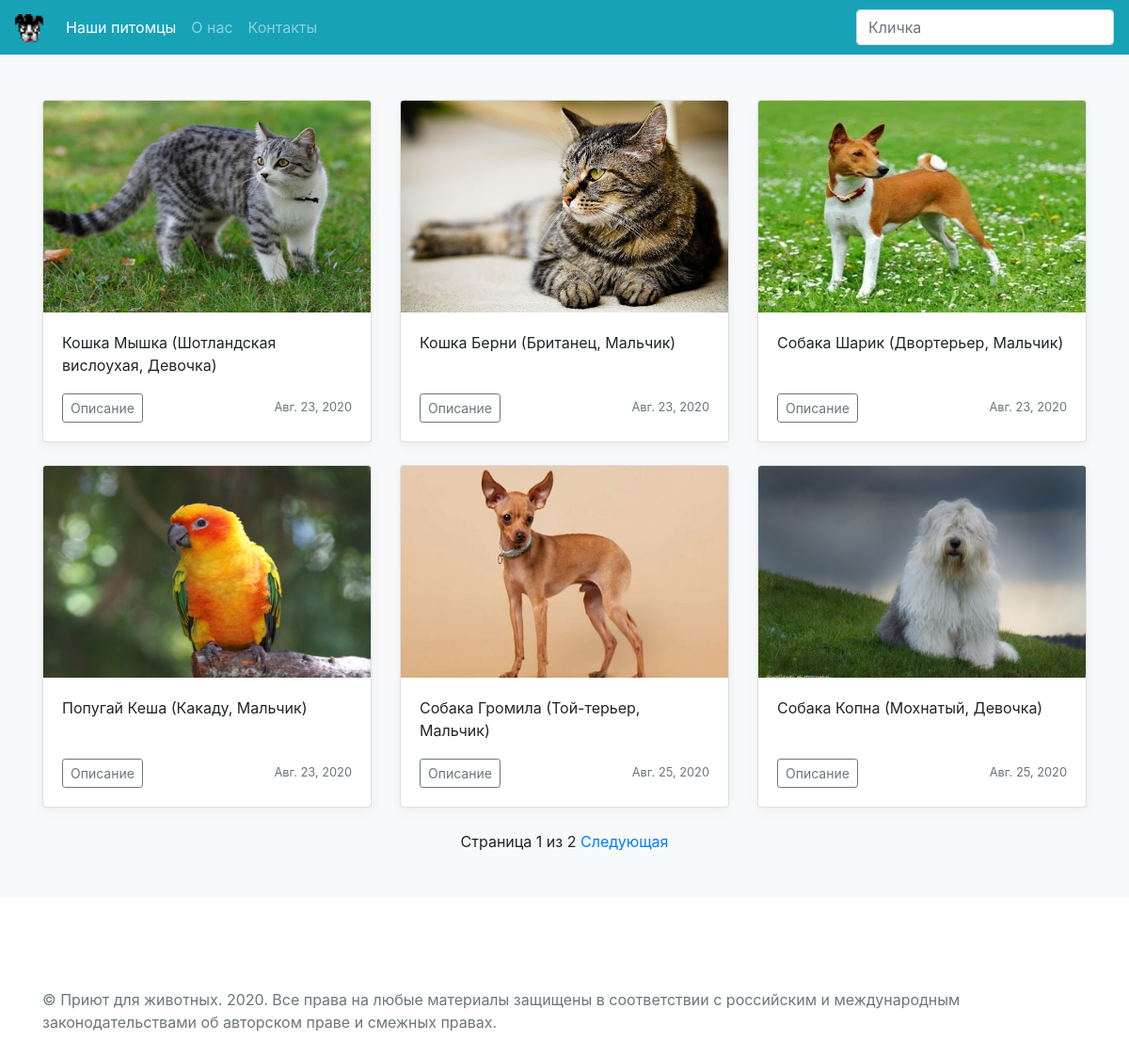
The page / on the database its author committed.
### pets/models.py (models this page shows)
class Animal(models.Model):
    name = models.CharField(max_length=100, verbose_name="Кличка")
    breed = models.ForeignKey('Breed', on_delete=models.CASCADE, verbose_name="Порода")
    FAMILY_CHOICES = [('CAT', 'Кошка'), ('DOG', 'Собака'), ('PAR', 'Попугай')]
    family = models.CharField(max_length=3, choices=FAMILY_CHOICES, default='CAT', verbose_name="Семейство")
    SEX_CHOICES = [('M', 'Мальчик'), ('F', 'Девочка')]
    sex = models.CharField(max_length=1, choices=SEX_CHOICES, default='M', verbose_name="Пол")
    description = models.TextField(blank=True, verbose_name="Описание")
    date = models.DateField(default=date.today, verbose_name="Дата поступления")
    photo = models.ImageField(upload_to='photo', blank=True, verbose_name="Фото")
    def __str__(self):
        return "{} {} ({}, {})".format(self.get_family_display(), self.name, self.breed, self.get_sex_display())

class Breed(models.Model):
    name = models.CharField(max_length=100, verbose_name="Порода")
    def __str__(self):
        return self.name

### pets/views.py (the view)
# urls.py: path('', PetListView.as_view(), name='pets-list'),
class PetListView(ListView):
    model = Animal
    paginate_by = 6
    def get_context_data(self, **kwargs):
        context = super().get_context_data(**kwargs)
        return context
    def get_queryset(self):
        context = super().get_queryset()
        get_params = self.request.GET.dict()
        if get_params.get('search'):
            context = context.filter(name__icontains=get_params.get('search'))
        return context

### templates/pets/animal_list.html (shortened to what this page needs)
{% extends 'base.html' %}
{% block content %}
  <div class="album py-5 bg-light">
    <div class="container">
      <div class="row">
        {% if object_list %}
        {% for animal in object_list %}
        <div class="col-md-4">
          <div class="card mb-4 box-shadow">
            <img class="w-100 card-img-top" alt="" style="width: auto; height: 225px; display: block;" src="{{ animal.photo.url }}" data-holder-rendered="true">
            <div class="card-body">
              <p class="card-text">{{ animal }}</p>
              <div class="d-flex justify-content-between align-items-center">
                <div class="btn-group">
                  <a href="/animal/{{animal.pk}}"><button type="button" class="btn btn-sm btn-outline-secondary">Описание</button></a>
                </div>
                <small class="text-muted">{{ animal.date }}</small>
              </div>
            </div>
          </div>
        </div>
        {% endfor %}
        {% else %}
        <div class="col">
          <p class="text-center font-weight-bold">Ни одного питомца не найдено.</p>
        </div>
        {% endif %}
      </div>
      {% if is_paginated %}
      <div class="container">
        <div class="row justify-content-md-center">
          <div class="pagination">
            <span class="page-links">
              <span class="page-current">
                Страница {{ page_obj.number }} из {{ page_obj.paginator.num_pages }}
              </span>
              {% if page_obj.has_next %}
                <a href="/?page={{ page_obj.next_page_number }}">Следующая</a>
              {% endif %}
            </span>
          </div>
        </div>
      </div>
      {% endif %}
    </div>
  </div>
  {% endblock %}

### templates/base.html (shortened to what this page needs)
{% load static %}
<!DOCTYPE html>
<html>
<head>
  <link rel="stylesheet" href="https://stackpath.bootstrapcdn.com/bootstrap/4.4.1/css/bootstrap.min.css">
  <link rel="stylesheet" href="{% static 'bootstrap.min.css' %}">
  <link rel="stylesheet" type="text/css" href='{% static "style.css" %}'>
  <link rel="stylesheet" href="https://use.fontawesome.com/releases/v5.7.1/css/all.css">
</head>
<body>
  <header>
    {% include 'header.html'%}
  </header>
  <main>
    {% block content %}
    {% endblock %}
  </main>
  <footer>
    {% include 'footer.html'%}
  </footer>
</body>
</html>

### templates/header.html
{% load static %}
<nav class="navbar navbar-expand navbar-dark bg-info">
  <a class="navbar-brand" href="/"><img src="{% static 'favicon.ico' %}" width="30" height="30" alt="Приют для животных"></a>
  <div class="nav collapse navbar-collapse">
    <ul class="navbar-nav mr-auto">
      <li class="nav-item active">
        <a class="nav-link" href="/">Наши питомцы</a>
      </li>
      <li class="nav-item">
        <a class="nav-link" href="/about">О нас</a>
      </li>
      <li class="nav-item">
        <a class="nav-link" href="/contacts">Контакты</a>
      </li>
    </ul>
    <form action="/" class="form-inline my-2 my-md-0">
      <input class="form-control" type="text" name="search" placeholder="Кличка">
    </form>
  </div>
</nav>

### templates/footer.html
<footer class="text-muted">
  <div class="container">
    <p>© Приют для животных. 2020. Все права на любые материалы защищены в соответствии с российским и международным законодательствами об авторском праве и смежных правах.</p>
  </div>
</footer>

### pets/static/style.css (style rules this page uses)
body { padding-bottom: 20px; }
.box-shadow { box-shadow: 0 .25rem .75rem rgba(0, 0, 0, .05); }
.card-text { min-height: 50px; }
footer { padding-top: 3rem; padding-bottom: 3rem; }
footer p { margin-bottom: .25rem; }

### rows shown on the page
Animal: photo (picture), family+name+breed "Кошка Мышка (Шотландская вислоухая, Девочка)", date "Авг. 23, 2020"
Animal: photo (picture), family+name+breed "Кошка Берни (Британец, Мальчик)", date "Авг. 23, 2020"
Animal: photo (picture), family+name+breed "Собака Шарик (Двортерьер, Мальчик)", date "Авг. 23, 2020"
Animal: photo (picture), family+name+breed "Попугай Кеша (Какаду, Мальчик)", date "Авг. 23, 2020"
Animal: photo (picture), family+name+breed "Собака Громила (Той-терьер, Мальчик)", date "Авг. 25, 2020"
Animal: photo (picture), family+name+breed "Собака Копна (Мохнатый, Девочка)", date "Авг. 25, 2020"

### other values the page prints
{{ page_obj.number }} "1"
{{ page_obj.paginator.num_pages }} "2"
